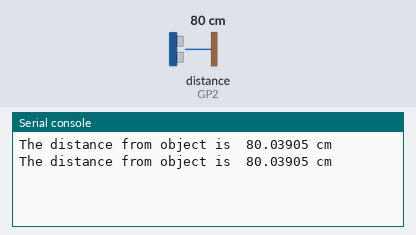
A program run on a simulated Raspberry Pi Pico running MicroPython. On the bench: the last lines printed to the serial console. The test bench sets the inputs (shaded band); at power-on: distance to the obstacle (sensor on GP2) 80 cm. The echo pulse lasts 58.3 µs per cm.

Above: at 1.2 s.
1.3 s: distance to the obstacle (sensor on GP2) set to 2 cm
At 2.6 s:
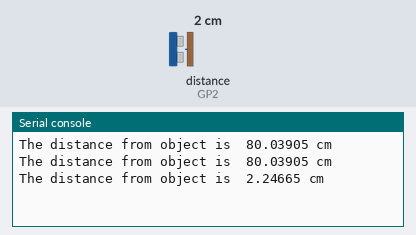
2.8 s: distance to the obstacle (sensor on GP2) set to 4 cm
At 3.8 s:
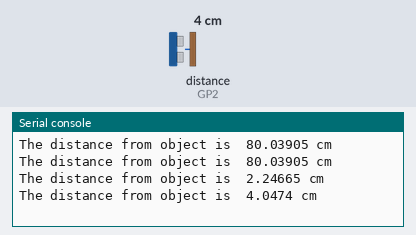
Timing chart, 0 to 5.8 s (numbered marks = the images above; inputs shaded):
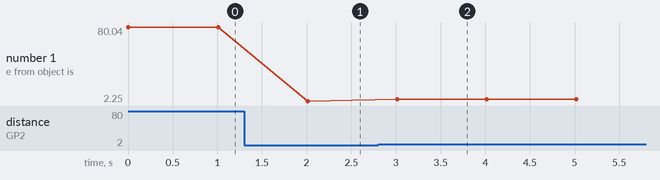

Measured:
- after the input at 1.3 s, the serial console: prints a new line after 0.71 s (image 1)
- after the input at 2.8 s, the serial console: prints a new line after 0.21 s (image 2)
- plotted number 1: 80.04 → 2.25 after the input at 1.3 s, 2.25 → 4.05 after the input at 2.8 s

The program:

ultrasonic.py
```python
'''
초음파 센서 실습
참고자료 : https://www.tomshardware.com/how-to/raspberry-pi-pico-ultrasonic-sensor
'''

from machine import Pin
import utime

trigger = Pin(3, Pin.OUT)
echo = Pin(2, Pin.IN)

def ultra():
    trigger.low()
    utime.sleep_us(2)    #sleep_us(2) = 2 microsecond 즉 0.000002
    trigger.high()
    utime.sleep_us(5)
    trigger.low()

    while echo.value() == 0:
        signaloff = utime.ticks_us()    # ticks_us()는 microsecond 단위로 시간을 측정한다. 즉, 초음파를 보냈을때의 시간을 계산한다. ex)87906770
    while echo.value() == 1:
        signalon = utime.ticks_us()     # 초음파가 어딘가에 부딪혀 반사된 시점의 시간을 계산한다. ex)87906955
    timepassed = signalon - signaloff   # 초음파가 보내지고, 반사된 시간차이를 계산한다.    ex)185 microsecond
    distance = (timepassed * 0.0343) / 2 # 음파의 속도는 343m/s

    print("The distance from object is ",distance,"cm")


while True:
    ultra()
    utime.sleep(1)
```
